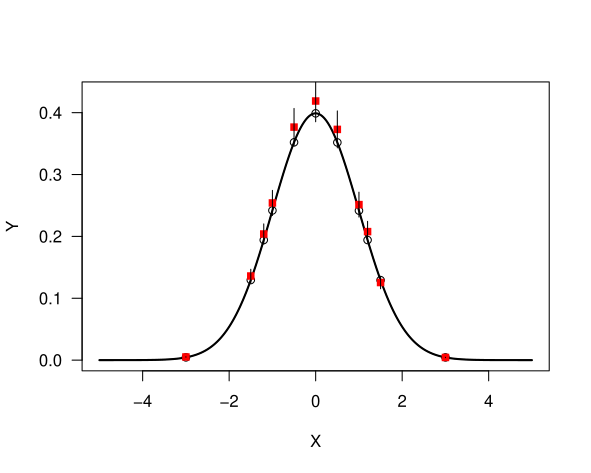

Reproduce this figure in R.
# x at which paired data are calculated
x<-c( -3., -1.5,  -1.2, -1, -0.5, 0, 0.501, 1.001, 1.2001, 1.501, 3.001)
# Gaussian 1: mean = 0, standard deviation = 1
g1<-dnorm(x, mean=0, sd=1)
# Gaussian 2: mean = 0, standard deviation = 1
#g2<-dnorm(x, mean=0, sd=1)
coeff<-c(1.15, 1.05, 1.05, 1.05, 1.07, 1.05, 1.06, 1.04, 1.07, 0.97, 0.98)
#coeff<-c(1.02, 1.02, 1.02, 1.02, 1.02, 1.01, 1.01 , 1.01, 1.01)
g2<-g1*coeff
print(g2)

# Wilcoxon signed rank test
wil<-wilcox.test(g1, g2, paired=TRUE)
#print(wil)

# Difference between the paired gaussian values
gdiff<-(g2-g1)

# Bartels test
# bar<-bartels.rank.test(gdiff)
#print(bar)

# Difference sign test
difsig<-difference.sign.test(gdiff)
#print(difsig)

dataList<-list(G1=g1, G2=g2)
kru<-kruskal.test(dataList)
#print(kru)

ks<-ks.test(g1,g2)
print(ks)

# chi-squared
errors<-0.08*g2
piece<-(gdiff^2)/(errors^2)
chi2<-sum(piece)
pvchi2<-pchisq(chi2,length(piece),lower.tail=FALSE)
print(paste("chi2", pvchi2))


print(gdiff)
runsOut<-runs.test(gdiff, "two.sided", 0.)
print(runsOut)
pvRuns<-runsOut$p.value
print(pvRuns)


#p df("gauss_runs.pdf", width=15/2.54, height=12/2.54)
# Plot
# Gaussian lines
xPlot   <- seq(-5,5,length=1000)
g1Plot  <- dnorm(xPlot,mean=0, sd=1)
g2Plot<- dnorm(xPlot,mean=0, sd=1)
plot(xPlot, g1Plot, type="l", lwd=1, xlab="X", ylab="Y", las=1, ylim=c(0., max(g1+errors))) 
lines(xPlot, g1Plot, col="black", lwd=2, lty=1)
# Points on the gaussians
points(x,g1)
points(x,g2, pch=15, col="red")
# Error bars
segments(x, g2+errors, x, g2-errors)
# dev.off()

pv<-c(pvRuns, difsig$p.value, wil$p.value, kru$p.value, ks$p.value, pvchi2)
options(scipen=100)
names(pv)<-c("Runs", "Diffsign", "Wilcoxon signed rank", "Kruskal-Wallis", "KS", "chi2")
print(pv)
